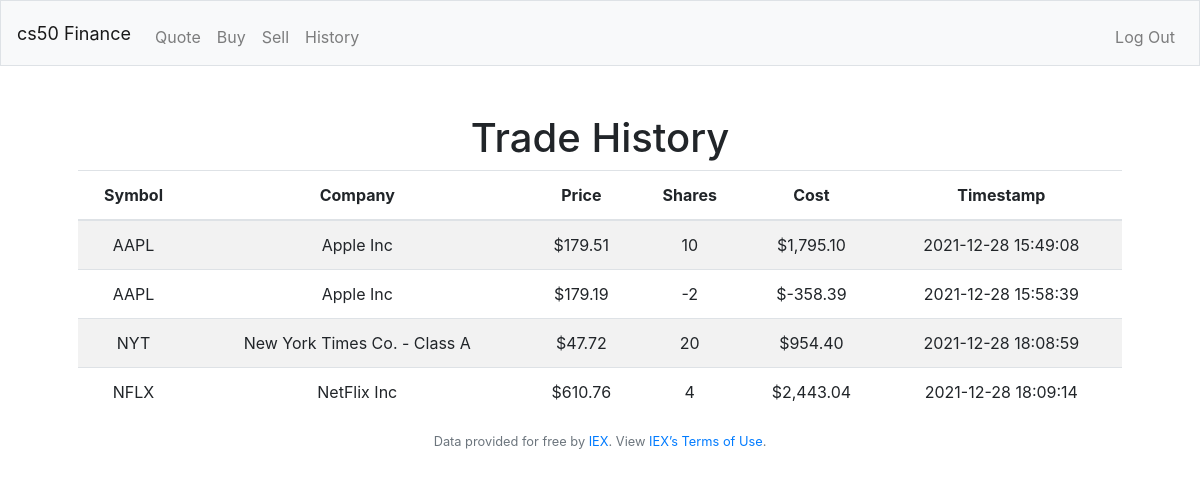
Page /history (signed in) on the earlier database version.
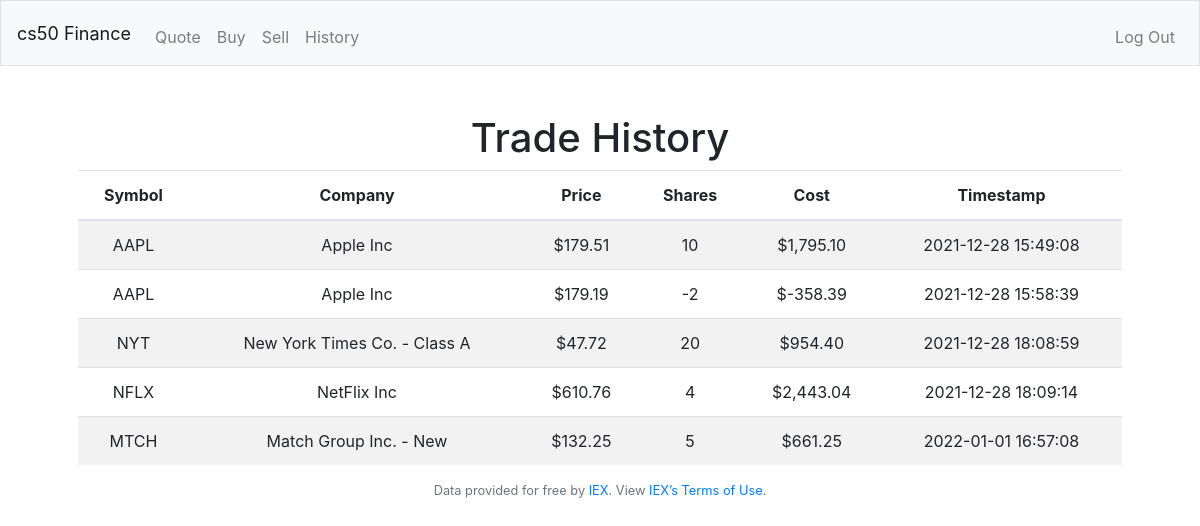
Same page on the later database version.
### tables this page shows
CREATE TABLE "transactions" (
	"id"	INTEGER NOT NULL,
	"userid"	INTEGER NOT NULL,
	"symbol"	TEXT NOT NULL,
	"companyName"	TEXT NOT NULL,
	"price"	NUMERIC NOT NULL,
	"shares"	INTEGER NOT NULL,
	"cost"	NUMERIC NOT NULL,
	"timestamp"	TEXT NOT NULL,
	PRIMARY KEY("id"),
	FOREIGN KEY("userid") REFERENCES "users"("id")
);

### app.py (the view)
@app.route("/history")
@login_required
def history():
    trades = db.execute(
        "SELECT symbol, companyName, price, shares, cost, timestamp \
        FROM transactions \
        WHERE userid = ?",
        session["user_id"])
    for trade in trades:
        trade["price"] = usd(trade["price"])
        trade["cost"] = usd(trade["cost"])
    return render_template("history.html", trades=trades)

### app.py (called while the page is built)
@app.after_request
def after_request(response):
    response.headers["Cache-Control"] = "no-cache, no-store, must-revalidate"
    response.headers["Expires"] = 0
    response.headers["Pragma"] = "no-cache"
    return response

### helpers.py (called while the page is built)
def login_required(f):
    @wraps(f)
    def decorated_function(*args, **kwargs):
        if session.get("user_id") is None:
            return redirect("/login")
        return f(*args, **kwargs)
    return decorated_function

def usd(value):
    return f"${value:,.2f}"

### templates/history.html (shortened to what this page needs)
{% extends "layout.html" %}
{% block main %}
    <h1>Trade History</h1>
    {% if not trades %}
        <h3>No trades yet!</h3>
    {% else %}
    <table class="table table-striped">
        <thead>
            <tr>
                <th>Symbol</th>
                <th>Company</th>
                <th>Price</th>
                <th>Shares</th>
                <th>Cost</th>
                <th>Timestamp</th>
            </tr>
        </thead>
        <tbody>
            {% for trade in trades %}
            <tr>
                <td>{{ trade.symbol }}</td>
                <td>{{ trade.companyName }}</td>
                <td>{{ trade.price }}</td>
                <td>{{ trade.shares }}</td>
                <td>{{ trade.cost }}</td>
                <td>{{ trade.timestamp }}</td>
            </tr>
            {% endfor %}
        </tbody>
    {% endif %}
{% endblock %}

Differences in the rows shown:
added transactions: symbol "MTCH", companyName "Match Group Inc. - New", price "$132.25", shares "5", cost "$661.25", timestamp "2022-01-01 16:57:08"
